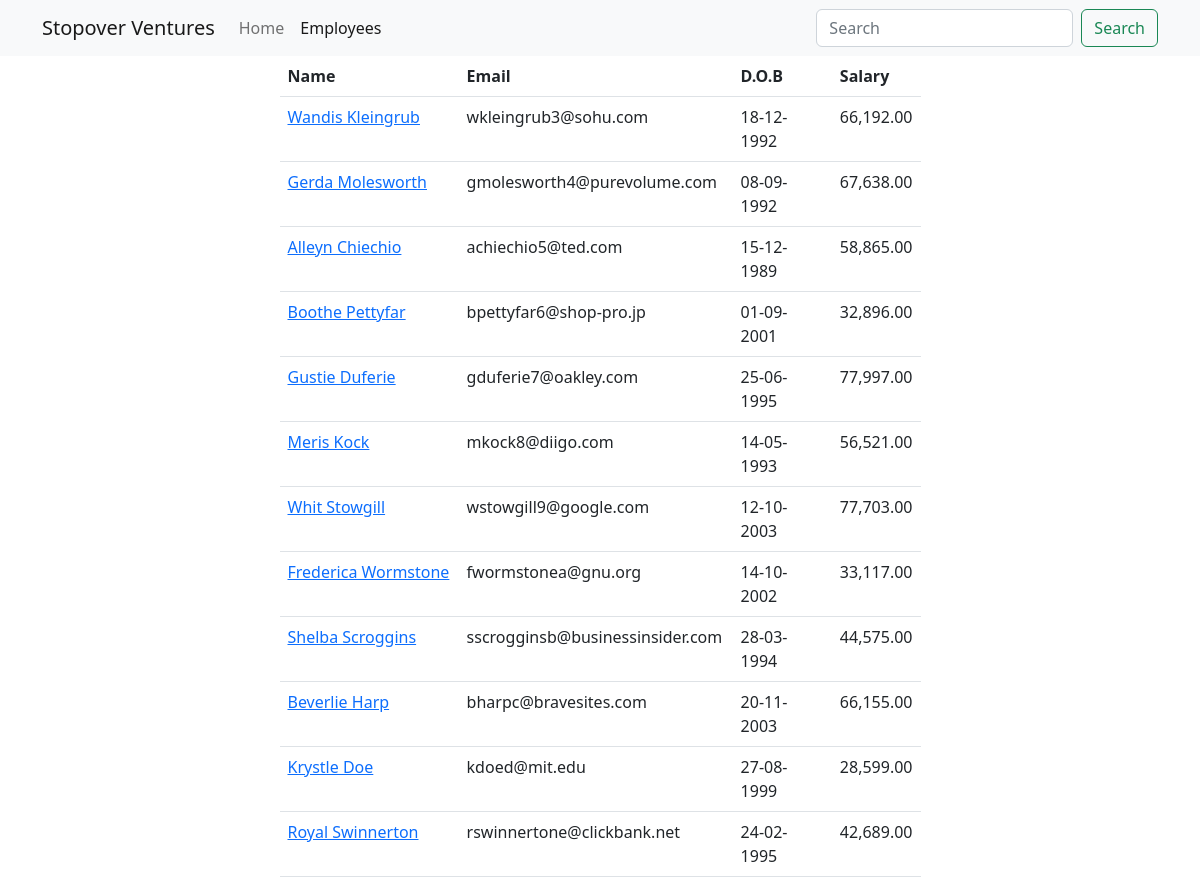
/employees (upper part), run on an earlier commit of the app's database.
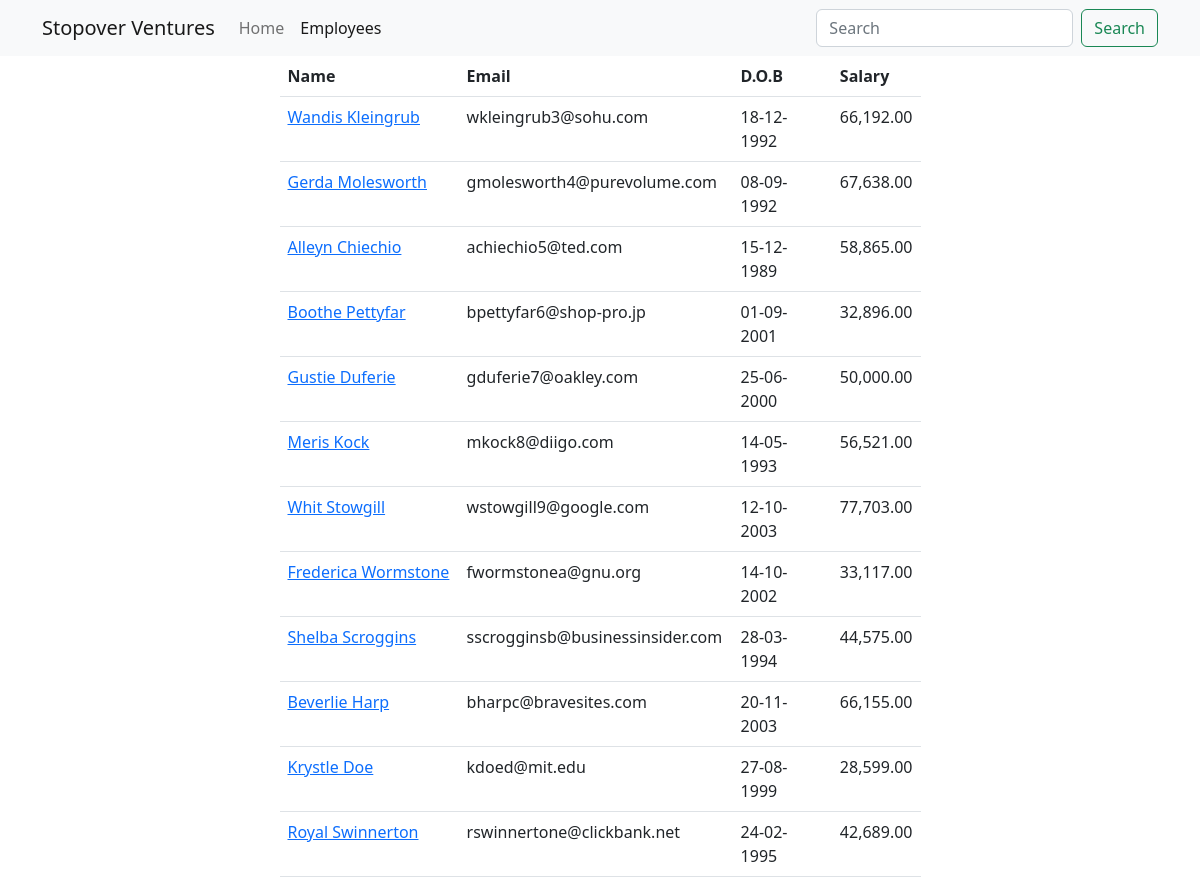
And on a later commit of the database.
### main_app/models.py (models this page shows, shortened)
class Employee(models.Model):
    name = models.CharField(max_length=40)
    email = models.EmailField(unique=True)
    dob = models.DateField(null=True)
    salary = models.DecimalField(max_digits=7, decimal_places=2)
    disabled = models.BooleanField(default=False)
    profile = models.ImageField(upload_to=unique_img_name, null=True, default="employees/default.png")
    created_at = models.DateTimeField(auto_now_add=True, null=True)  # added once during creation
    updated_at = models.DateTimeField(auto_now=True, null=True)  # updates every time update happens

### main_app/views.py (the view)
# urls.py: path('employees', views.all_employees, name="all"),
def all_employees(request):
    employees = Employee.objects.all()
    today = datetime.today()
    day = today.day
    month = today.month
    paginator = Paginator(employees, 40)
    page_number = request.GET.get("page")
    data = paginator.get_page(page_number)
    return render(request, 'all_employees.html', {"employees": data})

### templates/all_employees.html (shortened to what this page needs)
{% extends 'base_template.html' %}
{% load humanize %}
{% block content %}
	{% include 'navbar.html' %}
	<div class="container">
		<div class="row justify-content-center">
			<div class="col-sm-7">
				<table class="table">
					<thead>
					<tr>
						<th>Name</th>
						<th>Email</th>
						<th>D.O.B</th>
						<th>Salary</th>
					</tr>
					</thead>
					<tbody>
					{% for employee in employees %}
						<tr>
							<td>
								<a href="/employees/{{ employee.id }}">{{ employee.name | title }}</a>
							</td>
							<td>{{ employee.email }}</td>
							<td>{{ employee.dob | date:"d-m-Y" }}</td>
							<td>{{ employee.salary | intcomma }}</td>
						</tr>
					{% endfor %}
					</tbody>
				</table>
			</div>
		</div>
	</div>
{% endblock %}

What changed in the data, as far as the page shows it:
changed Employee "Gustie Duferie": dob "25-06-1995" → "25-06-2000"; salary "77,997.00" → "50,000.00"
